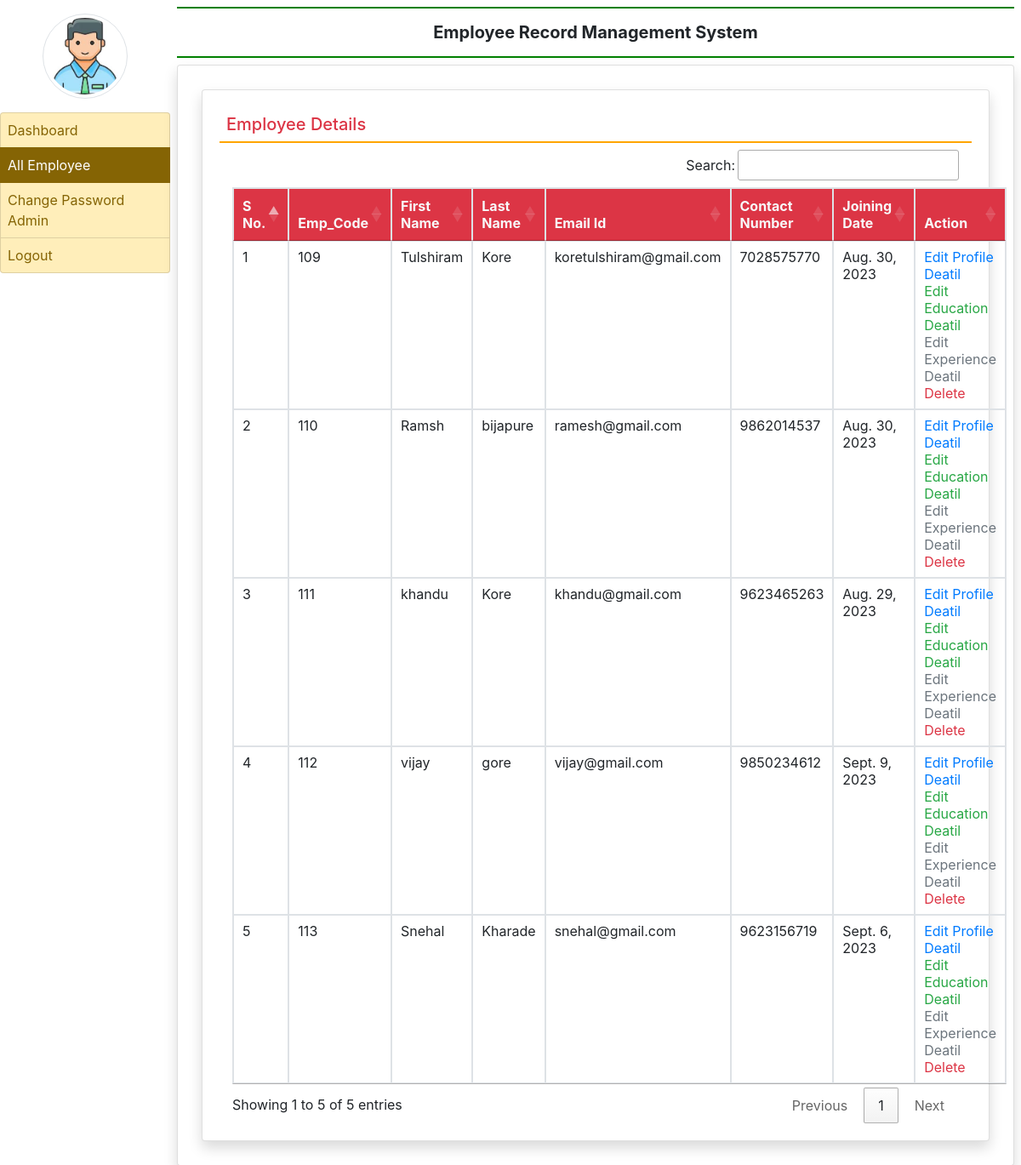
The app's page /all_employee/ (signed in) with its own data.
### employee/models.py (models this page shows, shortened)
class EmployeeDetail(models.Model):
    user= models.ForeignKey(User,on_delete=models.CASCADE)
    empcode = models.AutoField(primary_key=True)
    empdept = models.CharField(max_length=100,null=True )
    designation = models.CharField(max_length=100,null=True)
    contact = models.CharField(max_length=15,null=True)
    gender = models.CharField(max_length=50,null=True)
    joiningdate = models.DateField(null=True)

### employee/views.py (the view)
# urls.py: path('all_employee/', all_employee,name='all_employee'),
def all_employee(request):
    if not request.user.is_authenticated:
        return redirect('admin_login')
    employee = EmployeeDetail.objects.all()
    return render(request,'all_employee.html',locals())

### templates/all_employee.html
{% extends 'admin_base.html' %}
{% block main %}
<div class="card shadow m-2">
    <div class="card-body">
        <h5 class="p-2 text-danger" style="border-bottom :2px solid orange">Employee Details</h5>
        <div class="container-fluid">
        <table class="table table-bordered table-hover" id="example">
            <thead class="text-light  bg-danger">
                <tr>
                    <th>S No.</th>
                    <th>Emp_Code</th>
                    <th>First Name</th>
                    <th>Last Name</th>
                    <th>Email Id</th>
                    <th>Contact Number</th>
                    <th>Joining Date</th>
                    <th>Action</th>
                </tr>
            </thead>
            <tbody>
            {% for i in employee %}
            <tr>
                <td>{{forloop.counter}}</td>
                <td>{{i.empcode}}</td>
                <td>{{i.user.first_name}}</td>
                <td>{{i.user.last_name}}</td>
                <td>{{i.user.username}}</td>
                <td>{{i.contact}}</td>
                <td>{{i.joiningdate}}</td>
                <td><a href="{% url 'edit_profile' i.user.id %}" class="text-primary">Edit Profile Deatil</a>
                    <br><a href="{% url 'edit_education' i.user.id %}" class="text-success">Edit Education Deatil</a>
                    <br><a href="{% url 'edit_experience' i.user.id %}" class="text-secondary">Edit Experience Deatil</a>
                    <br><a href="{% url 'delete_employee' i.user.id%}" class="text-danger" onclick=" return confirm('Are You Sure?')">Delete</a></td>
            </tr>
            {% endfor %}
            </tbody>
        </table>
        </div>
    </div>
</div>
{% endblock %}

### templates/admin_base.html (shortened to what this page needs)
{% load static %}
<html>
<head>
  <link rel="stylesheet" href="https://cdn.jsdelivr.net/npm/bootstrap@4.6.2/dist/css/bootstrap.min.css">
<link rel="stylesheet" href="https://use.fontawesome.com/releases/v5.7.0/css/all.css">
    <link rel="stylesheet" href="https://cdn.datatables.net/1.13.6/css/jquery.dataTables.min.css">
    <link rel="stylesheet" href="https://cdn.datatables.net/buttons/2.4.1/css/buttons.dataTables.min.css">
</head>
<body>
<div class="container-fluid">
    <div class="row">
        <div class="col-sm-2 p-0">
            <center><img src="{% static 'images/admin_icon.jpg' %}" width="100" height="100" class="img-thumbnail rounded-circle my-3"></center>
            <div class="list-group">
                <a href="{% url 'admin_home' %}" class="list-group-item list-group-item-warning list-group-item-action {% if request.path == '/admin_home/' %} active {% endif %}">Dashboard</a>
                <a href="{% url 'all_employee' %}" class="list-group-item list-group-item-warning list-group-item-action {% if request.path == '/all_employee/' %} active {% endif %}">All Employee</a>
                <a href="{% url 'change_passwordadmin' %}" class="list-group-item list-group-item-warning list-group-item-action{% if request.path == '/change_passwordadmin/' %} active {% endif %}">Change Password Admin</a>
                <a href="{% url 'logout' %}" class="list-group-item list-group-item-warning list-group-item-action">Logout</a>
            </div>
        </div>
        <div class="col-sm-10 p-0">
            <div class="container-fluid p-2">
                <h5 class="text-center p-3 font-weight-bold" style="border-bottom : 2px solid green; border-top : 2px solid green ">Employee Record Management System</h5>
                <div class="card shadow" style="min-height : 89vh">
                    <div class="card-body">
                    {% block main %}
                        {% endblock %}
                    </div>
                </div>
            </div>
        </div>
    </div>
</div>
</body>
</html>

### templates/admin_base.html (style rules this page uses)
.list-group-item { padding:8px !important; }

### records on screen
EmployeeDetail: empcode "109", user.first_name "Tulshiram", user.last_name "Kore", user.username "koretulshiram@gmail.com", contact "7028575770", joiningdate "Aug. 30, 2023"
EmployeeDetail: empcode "110", user.first_name "Ramsh", user.last_name "bijapure", user.username "ramesh@gmail.com", contact "9862014537", joiningdate "Aug. 30, 2023"
EmployeeDetail: empcode "111", user.first_name "khandu", user.last_name "Kore", user.username "khandu@gmail.com", contact "9623465263", joiningdate "Aug. 29, 2023"
EmployeeDetail: empcode "112", user.first_name "vijay", user.last_name "gore", user.username "vijay@gmail.com", contact "9850234612", joiningdate "Sept. 9, 2023"
EmployeeDetail: empcode "113", user.first_name "Snehal", user.last_name "Kharade", user.username "snehal@gmail.com", contact "9623156719", joiningdate "Sept. 6, 2023"
